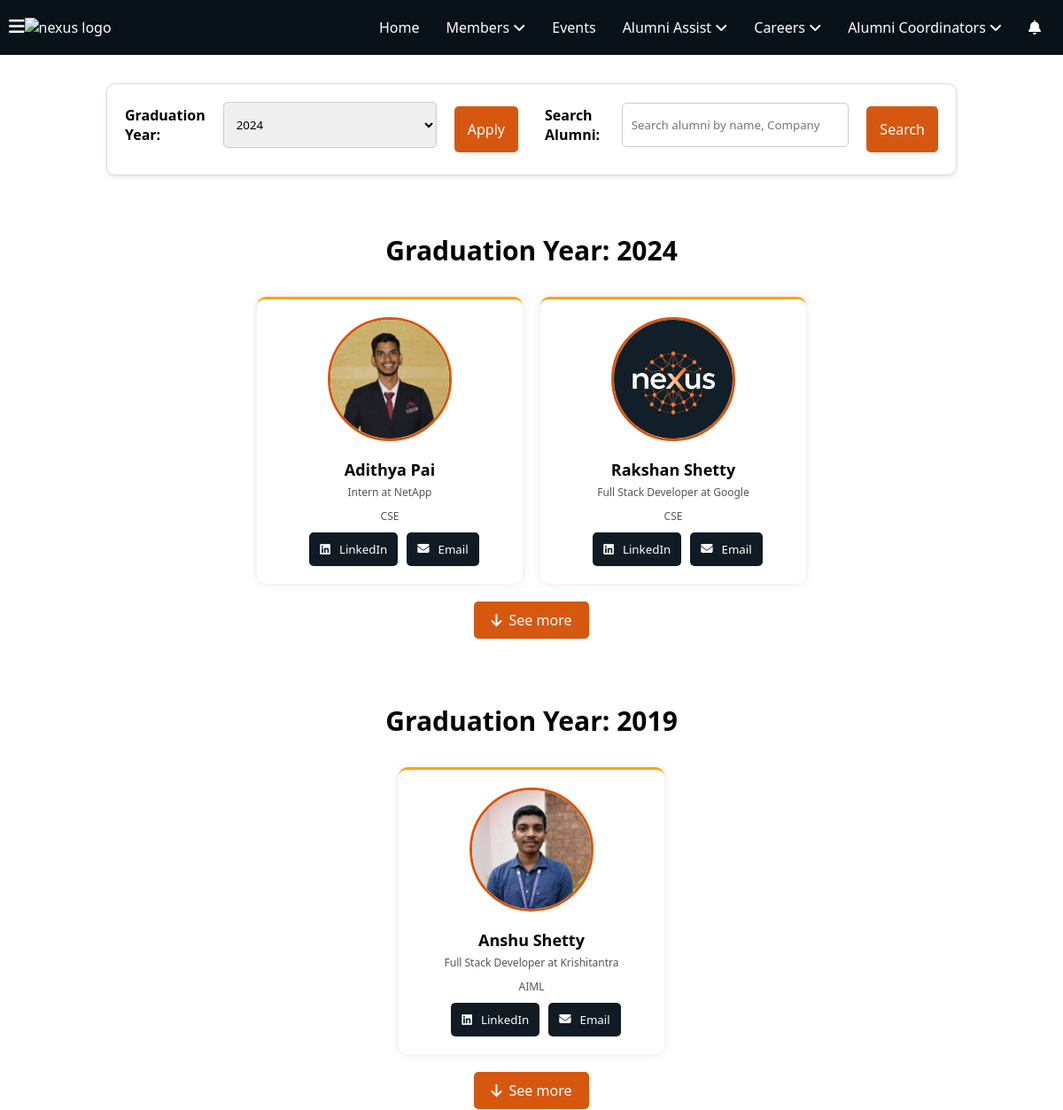
The page /alumni/alumni-details/ (signed in, upper part) on the database as committed earlier.
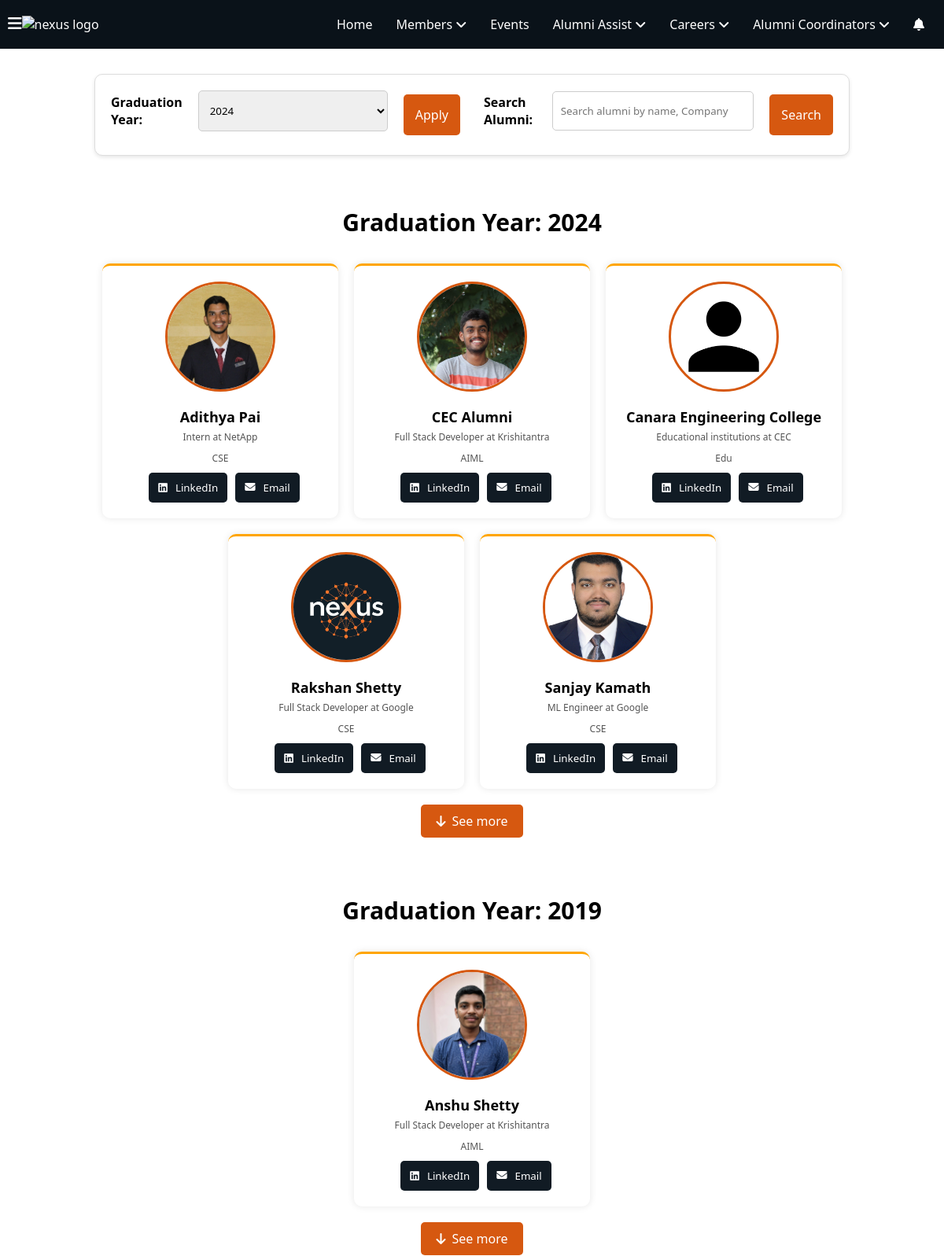
The same page on the database as committed later.
### alumni_details/models.py (models this page shows, shortened)
class Alumni(models.Model):
    alumni_id = models.AutoField(primary_key=True)
    user = models.OneToOneField(User, on_delete=models.CASCADE, related_name="alumni_profile")
    first_name = models.CharField(max_length=100, db_index=True)
    last_name = models.CharField(max_length=100, db_index=True)
    phone_number = models.CharField(max_length=15, blank=True, null=True)  # Allows optional phone number
    graduation_year = models.IntegerField(db_index=True)  # Added index for graduation year
    location = models.CharField(max_length=255, blank=True, null=True)  # Optional location
    job_location=models.CharField(max_length=255,blank=True,null=True,db_index=True)
    profile_picture = models.ImageField(upload_to='photos/', blank=True, null=True, default='photos/default.png', validators=[validate_image_size])  # Add validator here
    batch = models.CharField(max_length=10)
    usn = models.CharField(max_length=20, unique=True)
    linkedin_url = models.URLField(max_length=255, blank=True, null=True)  # Optional LinkedIn URL
    facebook_url = models.URLField(max_length=255, blank=True, null=True)  # Optional Facebook URL
    instagram_url = models.URLField(max_length=255, blank=True, null=True)  # Optional Instagram URL
    twitter_url = models.URLField(max_length=255, blank=True, null=True)  # Optional Twitter URL
    youtube_url = models.URLField(max_length=255, blank=True, null=True)  # Optional YouTube URL
    current_position = models.CharField(max_length=255, db_index=True, null=True)
    branch = models.CharField(max_length=100, db_index=True)  # Added index for branch
    company_name = models.CharField(max_length=255, db_index=True, null=True)  # Added index for company name
    bio = models.TextField(blank=True, null=True)  # Optional bio
    achievements = models.TextField(blank=True, null=True)  # Optional achievements
    dob = models.DateField()
    is_alumni = models.BooleanField(default=True)
    personal_email = models.EmailField(blank=True, null=True, unique=True)  # Add personal email field
    profile_views = models.IntegerField(default=generate_random_views)  # Random views between 1-10
    uuid = models.UUIDField(default=uuid.uuid4, editable=False, unique=True)
    class Meta:
        indexes = [
            models.Index(fields=['first_name']),
            models.Index(fields=['last_name']),
            models.Index(fields=['current_position']),
            models.Index(fields=['graduation_year']),  # Index for faster filtering by graduation year
            models.Index(fields=['branch']),  # Index for faster filtering by branch
            models.Index(fields=['company_name']),  # Index for faster filtering by company name
            models.Index(fields=['job_location'])
        ]

### alumni_details/views.py (the view)
# urls.py: path('alumni-details/', views.alumni_list, name='alumni_list'),  # Main alumni list view
@login_required_with_message
def alumni_list(request):
    graduation_years = Alumni.objects.values_list('graduation_year', flat=True).distinct().order_by('-graduation_year')
    initial_years = 2
    visible_years = graduation_years[:initial_years]
    alumni_by_year = {}
    for year in visible_years:
        alumni_by_year[year] = Alumni.objects.filter(graduation_year=year).order_by('first_name')[:5]
    return render(request, 'alumni_details/alumni_list.html', {
        'alumni_by_year': alumni_by_year,
        'graduation_years': graduation_years,
        'current_year': graduation_years[0] if graduation_years else None,
        'has_more': len(graduation_years) > initial_years,
        'next_page': initial_years,
    })

### notifications/context_processors.py (called while the page is built)
def notification_count(request):
    if request.user.is_authenticated:
        unread_count = Notification.objects.filter(
            recipient=request.user,
            viewed=False
        ).count()
        return {'unread_notifications_count': unread_count}
    return {'unread_notifications_count': 0}

### alumni_details/templates/alumni_details/alumni_list.html (shortened to what this page needs)
{% extends 'home/layout.html' %}
{% load static %}
{% block extra_head %}
<link rel="stylesheet" href="{% static 'alumni_details/css/alumnilist.css' %}">
{% endblock %}
{% block content %}
    <div class="alumni-container">
        <div class="search-filter">
            <form method="get" action="{% if graduation_year %}{% url 'alumni_by_year' graduation_year %}{% else %}{% url 'alumni_by_year' 0 %}{% endif %}" class="filter">
                <label for="graduation_year">Graduation Year:</label>
                <select id="graduation_year" name="graduation_year">
                    {% for year in graduation_years %}
                        <option value="{{ year }}" {% if year == current_year %}selected{% endif %}>{{ year }}</option>
                    {% endfor %}
                </select>
                <button type="submit">Apply</button>
            </form>
            <form method="GET" action="{% url 'alumni_search' %}" class="search">
                <label for="alumni">Search Alumni:</label>
                <input type="text" name="alumni" id="alumni" placeholder="Search alumni by name, Company">
                <button type="submit">Search</button>
            </form>
        </div>
       {% for year, alumni_list in alumni_by_year.items %}
<div class="graduation-year">
    <h3>Graduation Year: {{ year }}</h3>
    <div class="alumni-profiles">
        {% for alumni in alumni_list %}
        <div class="alumni-profile">
            <a href="{% url 'public_alumni_profile' alumni.uuid %}">
                <img src="{% if alumni.profile_picture %}{{ alumni.profile_picture.url }}{% else %}{% static 'alumni_details/assets/default.png' %}{% endif %}"
                     alt="{% if alumni.profile_picture %}{{ alumni.first_name }}'s Profile Picture{% else %}Default Profile Picture{% endif %}">
                <p class="name" style="color: black;">{{ alumni.first_name }} {{ alumni.last_name }}</p>
                <p class="position">{{ alumni.current_position }} at {{ alumni.company_name }}</p>
                <p class="position">{{ alumni.branch }}</p>
                <div class="connec-btn">
                    <button class="connect-btn">
                        <i class="fa-brands fa-linkedin"></i>
                        <a href="{{ alumni.linkedin_url }}" target="_blank">LinkedIn</a>
                    </button>
                    <button class="connect-btn">
                        <i class="fa-solid fa-envelope"></i>
                        <a href="mailto:{{ alumni.personal_email }}">Email</a>
                    </button>
                </div>
            </a>
        </div>
        {% endfor %}
    </div>
    <a href="{% url 'alumni_by_year' year %}" class="see-more">
        <i class="fa-solid fa-arrow-down"></i>See more
    </a>
</div>
{% endfor %}
</div>
{% endblock %}

### home/templates/home/layout.html (shortened to what this page needs)
{% load static %}
<!DOCTYPE html>
<html lang="en">
<head>
    <link rel="stylesheet" href="{% static 'home/navbar.css' %}">
    {% block extra_head %}
    {% endblock %}
</head>
<body>
    <header>
        <nav>
            <div class="left">
                <div class="menu" id="menuBtn" onclick="toggleSidebar()">
                    <i class="fa-solid fa-bars"></i>
                </div>
                <div class="logo">
                    <img src="{% static 'home/assets/Nexus_logo-removebg-preview-1.png'%}" alt="nexus logo" class="nav-logo">
                </div>
            </div>
            <div class="nav-ele" id="navEle">
                <ul>
                    <li><a href="{% url 'home'%}">Home</a></li>
                    <li class="dropdown">
                        Members <i class="fa fa-angle-down"></i>
                    </li>
                    <li><a href="{% url 'event_list' %}">Events</a> </li>
                    <li class="dropdown">
                        Alumni Assist <i class="fa fa-angle-down"></i>
                    </li>
                    <li class="dropdown">
                        Careers <i class="fa fa-angle-down"></i>
                    </li>
                    <li class="dropdown">
                        Alumni Coordinators <i class="fa fa-angle-down"></i>
                    </li>
                    <li>
                        <a href="{% url 'notifications:notification_panel' %}">
                            <i class="fas fa-bell"></i>
                        </a>
                    </li>
                </ul>
            </div>
        </nav>
    </header>
        {% block content %}
        {% endblock %}
</body>
</html>

### home/static/home/navbar.css (style rules this page uses)
* { margin: 0; padding: 0; box-sizing: border-box; font-family: 'Segoe UI', Tahoma, Geneva, Verdana, sans-serif; }
a { text-decoration: none; color: white; }
header { background-color: #0a1219; color: white; padding: 5px ; position: sticky; top: 0; left: 0; width: 100%; z-index: 1000; }
header nav { display: flex; justify-content: space-between; align-items: center; flex-wrap: wrap; padding: 5px; width: 100%; }
header nav .left { display: flex; align-items: center; }
nav .left .logo img { width: 100px; height: auto; }
.menu i { cursor: pointer; font-size: 20px; }
.nav-ele ul { list-style: none; margin: 0; padding: 0; display: flex; }
.nav-ele li { padding: 10px 15px; cursor: pointer; position: relative; }
nav ul li a { text-decoration: none; color: white; }

### alumni_details/static/alumni_details/css/alumnilist.css (style rules this page uses)
* { margin: 0; padding: 0; box-sizing: border-box; }
body { font-family: Arial, sans-serif; width: 100%; height: 100vh; }
.alumni-container { width: 100%; }
.search-filter { display: flex; gap: 30px; align-items: center; justify-content: center; margin: 20px auto; padding: 20px; background-color: #ffffff; border: 1px solid #ddd; border-radius: 10px; max-width: 80%; box-shadow: 0 2px 5px rgba(0, 0, 0, 0.1); margin-top: 2rem; margin-bottom: 2rem; }
.filter, .search { display: flex; align-items: center; justify-content: center; width: 100%; gap: 20px; }
label { font-weight: bold; margin-bottom: 10px; }
select, input[type="text"] { padding: 15px 10px; width: 100%; max-width: 300px; margin-bottom: 10px; border: 1px solid #ccc; border-radius: 5px; }
.search-filter button { padding: 15px 15px; background-color: #d65810; color: white; border: none; border-radius: 5px; cursor: pointer; font-size: 16px; }
.alumni-container .graduation-year { text-align: center; margin: 20px auto; padding: 20px; border-radius: 10px; width: 100%; }
.graduation-year h3 { color: black; font-size: 30px; padding: 12px; }
.alumni-profiles { display: flex; flex-wrap: wrap; justify-content: center; gap: 20px; margin-top: 20px; }
.alumni-profile { background-color: #ffffff; border-radius: 10px; padding: 20px; box-shadow: 0 0 10px rgba(0, 0, 0, 0.1); border-top: 3px solid orange; text-align: center; width: 300px; transition: transform 0.3s ease; }
.alumni-profile img { border-radius: 50%; object-fit: cover; margin-bottom: 15px; border: 3px solid #d65810; width: 140px; height: 140px; }
.alumni-profile .name { font-size: 18px; font-weight: bold; margin-bottom: 5px; }
.alumni-profile .position { font-size: 12px; color: #555; margin-bottom: 10px; }
.connec-btn { display: flex; justify-content: center; align-items: center; gap: 10px; margin-top: 10px; }
.connect-btn { display: flex; align-items: center; background-color: #111b24; color: #ffffff; border: none; border-radius: 5px; padding: 10px 12px; cursor: pointer; text-decoration: none; transition: background-color 0.3s ease; gap: 10px; }
.connec-btn .connect-btn i { color: white; }
.connec-btn button a { text-decoration: none; color: white; }
.connect-btn a { color: white; text-decoration: none; }
.see-more { display: inline-block; margin-top: 20px; background-color: #d65810; color: #fff; padding: 10px 20px; border-radius: 5px; font-size: 16px; text-decoration: none; transition: background-color 0.3s ease; position: relative; }
.see-more i { margin-right: 8px; position: relative; animation: arrowBounce 1s infinite; }

Rows that differ between the two databases and show on the page:
added Alumni: profile_picture (picture), first_name "CEC", last_name "Alumni", current_position "Full Stack Developer", company_name "Krishitantra", branch "AIML", shown under "2024"
added Alumni: profile_picture (placeholder picture), first_name "Canara", last_name "Engineering College", current_position "Educational institutions", company_name "CEC", branch "Edu", shown under "2024"
added Alumni: profile_picture+first_name (picture), first_name "Sanjay", last_name "Kamath", current_position "ML Engineer", company_name "Google", branch "CSE", shown under "2024"
